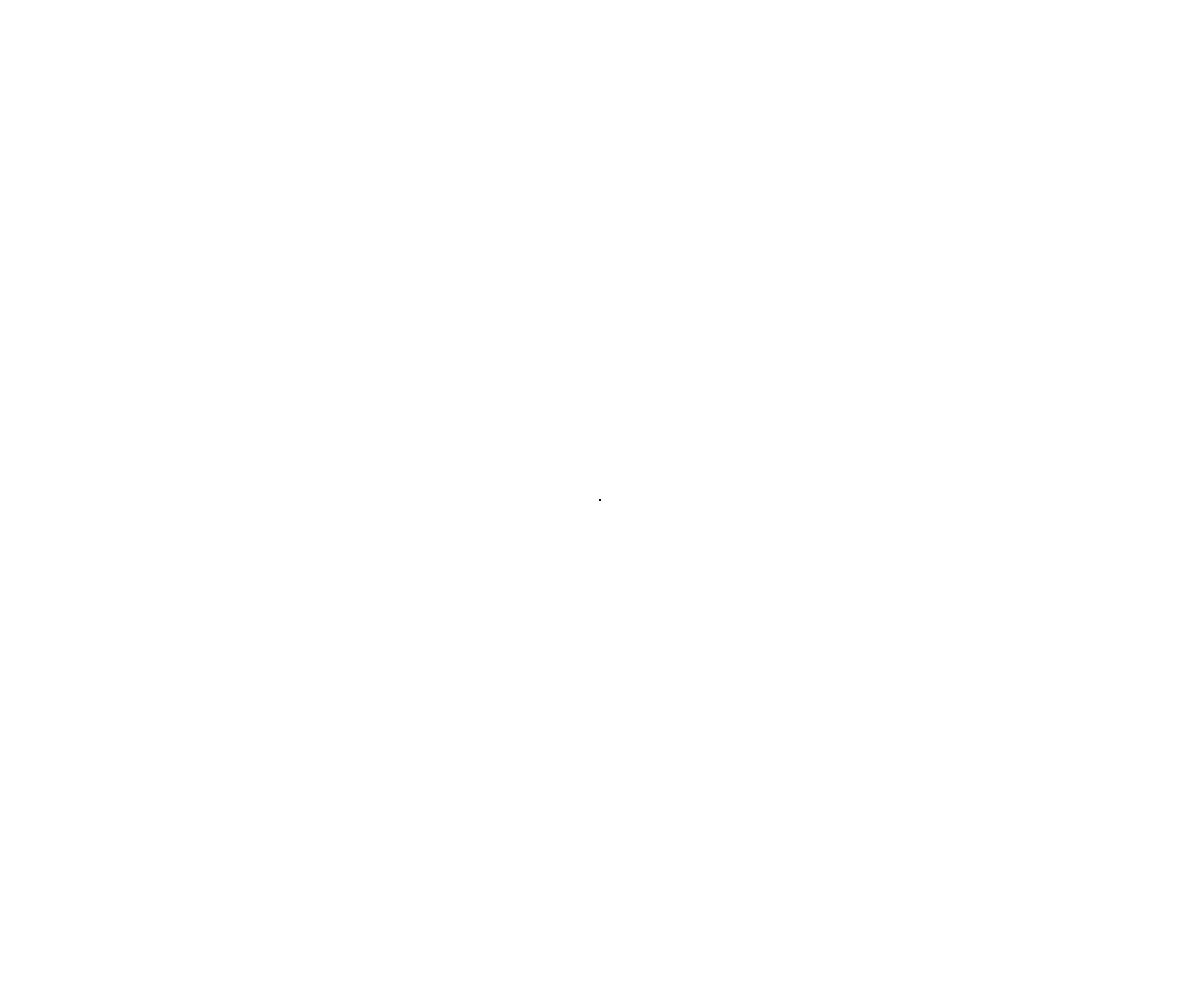
Frame 1 (no input)
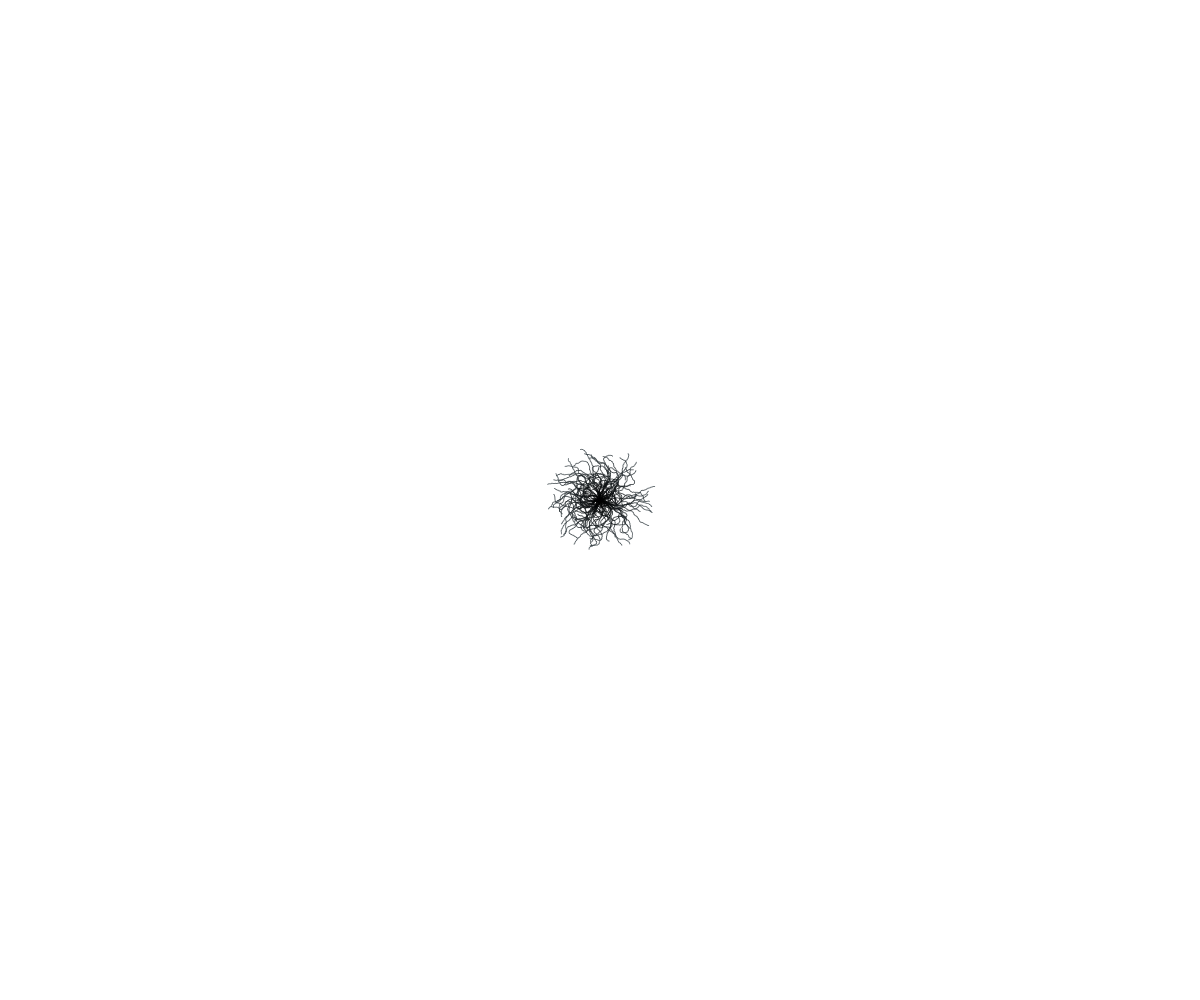
Frame 60 (no input)
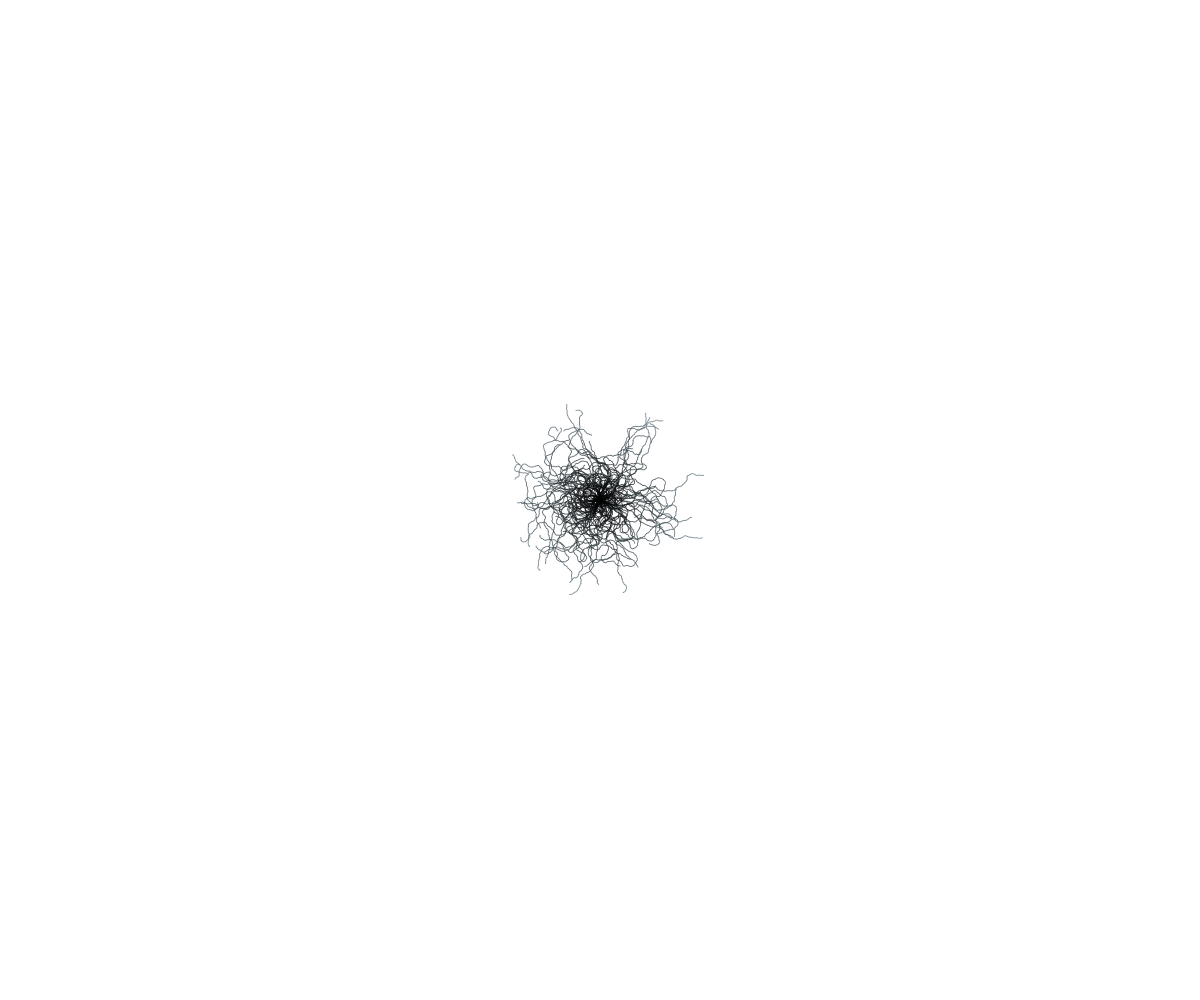
Frame 120 (the mouse pressed at the canvas centre since frame 60)

The p5.js sketch that drew these frames (run headless with seeded random() and noise() and a simulated clock; from frame 60 on, the mouse is pressed at the canvas centre):

// p5.js sketch
// ── sketch.js
let turtles = [];
let nturtles = 100;
let sizex;
let sizey;
let selected = "circle";

class turtle {
  constructor(x,y,angle,size) {
    this.x = x;
    this.y = y;
    this.angle = angle;
    this.size = size;
  }
  
  draw() {
    let xdist = abs(this.x-sizex/2.0);
    let ydist = abs(this.y-sizey/2.0);
    let brightness;
    if (selected = "diamond") {
      brightness = 200/400*((abs((this.x-sizex/2.0)^2))
                       +(abs((sizey/2.0-this.y)^2)))^0.5;
    }
    if (selected = "circle") {
      brightness = 200/400*pow(pow(xdist,2)+pow(ydist,2),0.5);
    };
    stroke(200,25,brightness);
    strokeWeight(this.size);
    point(this.x,this.y);
  }
  
  move() {
    this.x += cos(this.angle);
    this.y += sin(this.angle);
    this.angle += (Math.random()-0.5)*2*PI/360*60;
  }
}

function createTurtles(x,y) {
  for (let i=0; i<100; ++i) {
    let newTurtle = new turtle(x,y,2.0*i*PI/nturtles,1);
    turtles.push(newTurtle);
  }
}

// function mouseClicked() {
//   createTurtles(mouseX,mouseY);
// }

function setup() {
  sizex = document.documentElement.clientWidth;
  sizey = document.documentElement.clientHeight;
  createCanvas(sizex, sizey);
  createTurtles(sizex/2,sizey/2);
  colorMode(HSB);
}

function draw() {
  turtles.forEach(turtle => turtle.draw());
  turtles.forEach(turtle => turtle.move());
}
